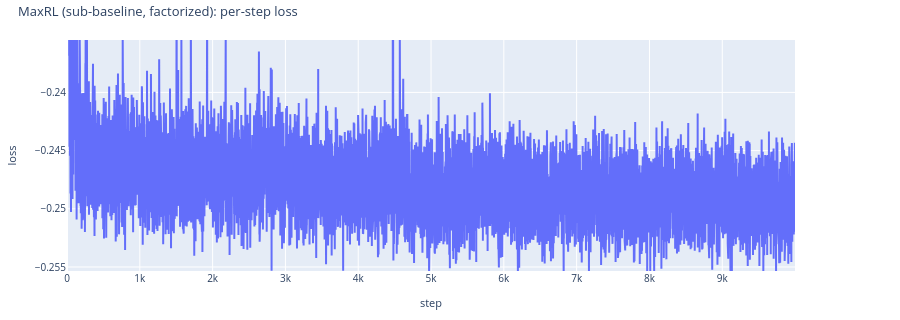
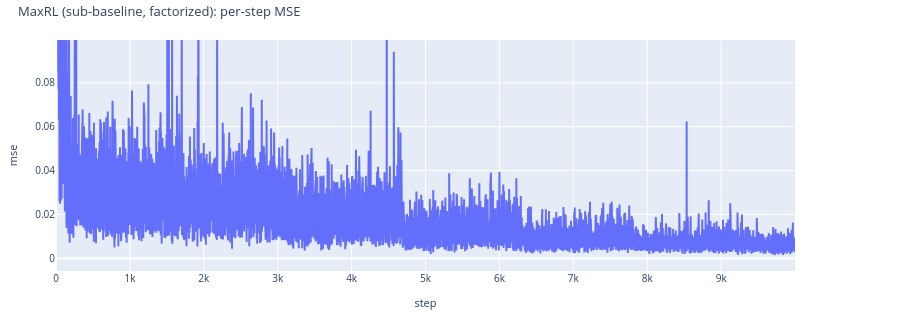

Notebook code for these charts, in order:
### Code cell
# MaxRL: per-step training loss / MSE
if maxrl_sf is not None:
    try:
        display(maxrl_sf.plot_vs_step("loss", title="MaxRL (sub-baseline, factorized): per-step loss", save_path=WRITEUP_ASSETS / "maxrl_sub_fact_per_step_loss.html"))
        display(maxrl_sf.plot_vs_step("mse", title="MaxRL (sub-baseline, factorized): per-step MSE", save_path=WRITEUP_ASSETS / "maxrl_sub_fact_per_step_mse.html"))
    except ValueError as e:
        print(f"MaxRL per-step plots unavailable (old-format artifacts?): {e}")

### Figure 1 — Plotly figure (JSON) as saved in the notebook; plotly's stock layout.template omitted (floating-point values rounded to 4 significant figures; data arrays with more than 128 entries replaced by an {"elided": "..."} marker saying what was removed)
{"data": [{"customdata": {"elided": "10000x2 int values"}, "hovertemplate": "step: %{x}<br>loss: %{y}<br>num_lookforward_tokens: %{customdata[0]}<br>n_seeds: %{customdata[1]}<extra>look=1 r=1024</extra>", "legendgroup": "look=1", "legendgrouptitle": {"text": "look=1"}, "line": {"color": "#636EFA"}, "mode": "lines", "name": "r=1024", "type": "scatter", "x": {"elided": "10000 int values"}, "y": {"elided": "10000 float values"}}], "layout": {"font": {"size": 11}, "height": 320, "legend": {"font": {"size": 10}, "groupclick": "togglegroup", "x": 1.01, "xanchor": "left", "y": 1, "yanchor": "top"}, "margin": {"b": 40, "l": 50, "r": 105, "t": 40}, "title": {"font": {"size": 13}, "text": "MaxRL (sub-baseline, factorized): per-step loss", "x": 0.02, "xanchor": "left", "y": 0.98, "yanchor": "top"}, "xaxis": {"tickfont": {"size": 10}, "title": {"font": {"size": 11}, "text": "step"}}, "yaxis": {"autorangeoptions": {"clipmax": -0.2355, "clipmin": -0.2553}, "tickfont": {"size": 10}, "title": {"font": {"size": 11}, "text": "loss"}}}}

### Figure 2 — Plotly figure (JSON) as saved in the notebook; plotly's stock layout.template omitted (floating-point values rounded to 4 significant figures; data arrays with more than 128 entries replaced by an {"elided": "..."} marker saying what was removed)
{"data": [{"customdata": {"elided": "10000x2 int values"}, "hovertemplate": "step: %{x}<br>mse: %{y}<br>num_lookforward_tokens: %{customdata[0]}<br>n_seeds: %{customdata[1]}<extra>look=1 r=1024</extra>", "legendgroup": "look=1", "legendgrouptitle": {"text": "look=1"}, "line": {"color": "#636EFA"}, "mode": "lines", "name": "r=1024", "type": "scatter", "x": {"elided": "10000 int values"}, "y": {"elided": "10000 float values"}}], "layout": {"font": {"size": 11}, "height": 320, "legend": {"font": {"size": 10}, "groupclick": "togglegroup", "x": 1.01, "xanchor": "left", "y": 1, "yanchor": "top"}, "margin": {"b": 40, "l": 50, "r": 105, "t": 40}, "title": {"font": {"size": 13}, "text": "MaxRL (sub-baseline, factorized): per-step MSE", "x": 0.02, "xanchor": "left", "y": 0.98, "yanchor": "top"}, "xaxis": {"tickfont": {"size": 10}, "title": {"font": {"size": 11}, "text": "step"}}, "yaxis": {"autorangeoptions": {"clipmax": 0.09956, "clipmin": -0.005876}, "tickfont": {"size": 10}, "title": {"font": {"size": 11}, "text": "mse"}}}}
